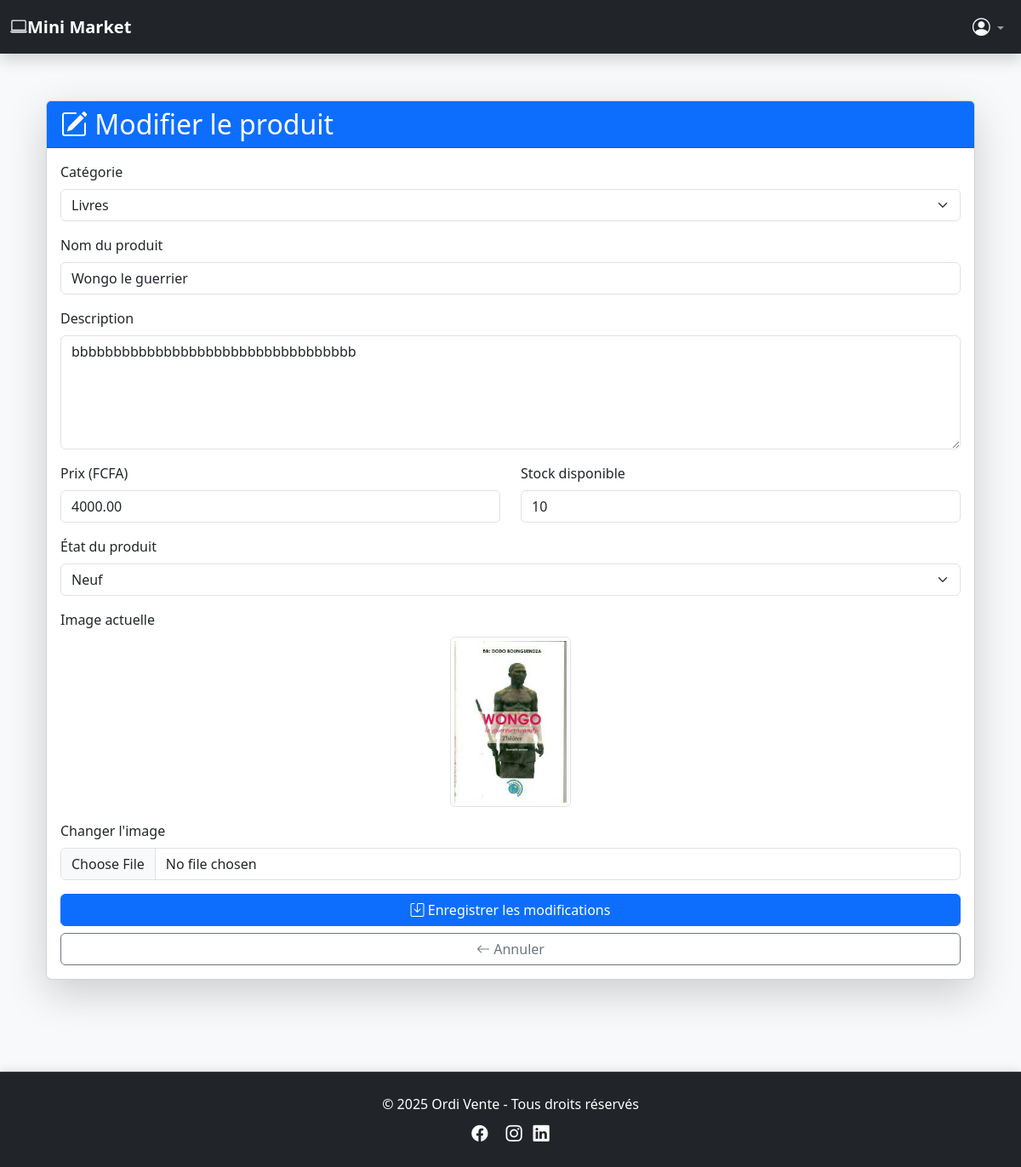
The app's page /produits/modifier/1/ (signed in) with its own data.
### core/models.py (models this page shows, shortened)
class Produit(models.Model):
    ETAT_CHOICES = (
        ('neuf', 'Neuf'),
        ('occasion', 'Occasion'),
        ('reconditionne', 'Reconditionné'),
    )
    vendeur = models.ForeignKey(
        'Utilisateur',
        on_delete=models.CASCADE,
        limit_choices_to={'role': 'vendeur'},
        related_name='produits_vendus'
    )
    categorie = models.ForeignKey(
        'Categorie',
        on_delete=models.PROTECT,
        related_name='produits'
    )
    nom = models.CharField(max_length=100)
    description = models.TextField()
    prix = models.DecimalField(
        max_digits=12,
        decimal_places=2,
        validators=[MinValueValidator(0.01)]
    )
    etat = models.CharField(
        max_length=20,
        choices=ETAT_CHOICES,
        default='neuf'
    )
    stock = models.PositiveIntegerField(default=1)
    image = models.ImageField(upload_to='produits/%Y/%m/')
    date_creation = models.DateTimeField(auto_now_add=True)
    date_modification = models.DateTimeField(auto_now=True)
    est_actif = models.BooleanField(default=True)

class Categorie(models.Model):
    nom = models.CharField(max_length=100, unique=True)
    slug = models.SlugField(max_length=100, unique=True, blank=True)  # Le slug est maintenant généré automatiquement
    icone = models.CharField(max_length=50, default='bi-laptop')
    ordre = models.PositiveIntegerField(default=0)
    class Meta:
        ordering = ['ordre', 'nom']
        verbose_name = "Catégorie"
        verbose_name_plural = "Catégories"

### core/views.py (the view, shortened to what this page needs)
# urls.py: path('produits/modifier/<int:produit_id>/', modifier_produit, name='modifier_produit'),
def modifier_produit(request, produit_id):
    produit = get_object_or_404(Produit, id=produit_id, vendeur=request.user)
    categories = Categorie.objects.all()
    return render(request, 'vendeur/produits/modifier.html', {'produit': produit, 'categories': categories})

### core/templates/vendeur/produits/modifier.html (shortened to what this page needs)
{% extends 'base.html' %}
{% block content %}
<div class="container py-5">
    <div class="card shadow-lg">
        <div class="card-header bg-primary text-white">
            <h2 class="mb-0"><i class="bi bi-pencil-square"></i> Modifier le produit</h2>
        </div>
        <div class="card-body">
            <form method="post" enctype="multipart/form-data">
                <div class="mb-3">
                    <label for="categorie" class="form-label">Catégorie</label>
                    <select class="form-select" id="categorie" name="categorie" required>
                        {% for cat in categories %}
                        <option value="{{ cat.id }}" {% if cat.id == produit.categorie.id %}selected{% endif %}>
                            {{ cat.nom }}
                        </option>
                        {% endfor %}
                    </select>
                </div>
                <div class="mb-3">
                    <label for="nom" class="form-label">Nom du produit</label>
                    <input type="text" class="form-control" id="nom"
                           name="nom" value="{{ produit.nom }}" required>
                </div>
                <div class="mb-3">
                    <label for="description" class="form-label">Description</label>
                    <textarea class="form-control" id="description"
                              name="description" rows="5" required>{{ produit.description }}</textarea>
                </div>
                <div class="row">
                    <div class="col-md-6 mb-3">
                        <label for="prix" class="form-label">Prix (FCFA)</label>
                        <input type="number" step="0.01" class="form-control"
                               id="prix" name="prix" value="{{ produit.prix }}" required>
                    </div>
                    <div class="col-md-6 mb-3">
                        <label for="stock" class="form-label">Stock disponible</label>
                        <input type="number" class="form-control" id="stock"
                               name="stock" value="{{ produit.stock }}" required>
                    </div>
                </div>
                <div class="mb-3">
                    <label for="etat" class="form-label">État du produit</label>
                    <select class="form-select" id="etat" name="etat" required>
                        <option value="neuf" {% if produit.etat == 'neuf' %}selected{% endif %}>Neuf</option>
                    </select>
                </div>
                <div class="mb-3">
                    <label class="form-label">Image actuelle</label>
                    <div class="text-center">
                        <img src="{{ produit.image.url }}" class="img-thumbnail"
                             alt="{{ produit.nom }}" style="max-height: 200px;">
                    </div>
                </div>
                <div class="mb-3">
                    <label for="image" class="form-label">Changer l'image</label>
                    <input type="file" class="form-control" id="image" name="image">
                </div>
                <div class="d-grid gap-2">
                    <button type="submit" class="btn btn-primary">
                        <i class="bi bi-save"></i> Enregistrer les modifications
                    </button>
                    <a href="{% url 'liste_produits' %}" class="btn btn-outline-secondary">
                        <i class="bi bi-arrow-left"></i> Annuler
                    </a>
                </div>
            </form>
        </div>
    </div>
</div>
{% endblock %}

### core/templates/base.html (style rules this page uses)
html, body { height: 100%; margin: 0; padding: 0; display: flex; flex-direction: column; }
body { padding-top: 70px; background-color: #f8f9fa; }
.card { margin-bottom: 20px; box-shadow: 0 2px 10px rgba(0,0,0,0.1); }

### records on screen
Produit: categorie "Livres", nom "Wongo le guerrier", description "bbbbbbbbbbbbbbbbbbbbbbbbbbbbbbbbbb", prix "4000.00", stock "10", etat "Neuf", image (picture)
